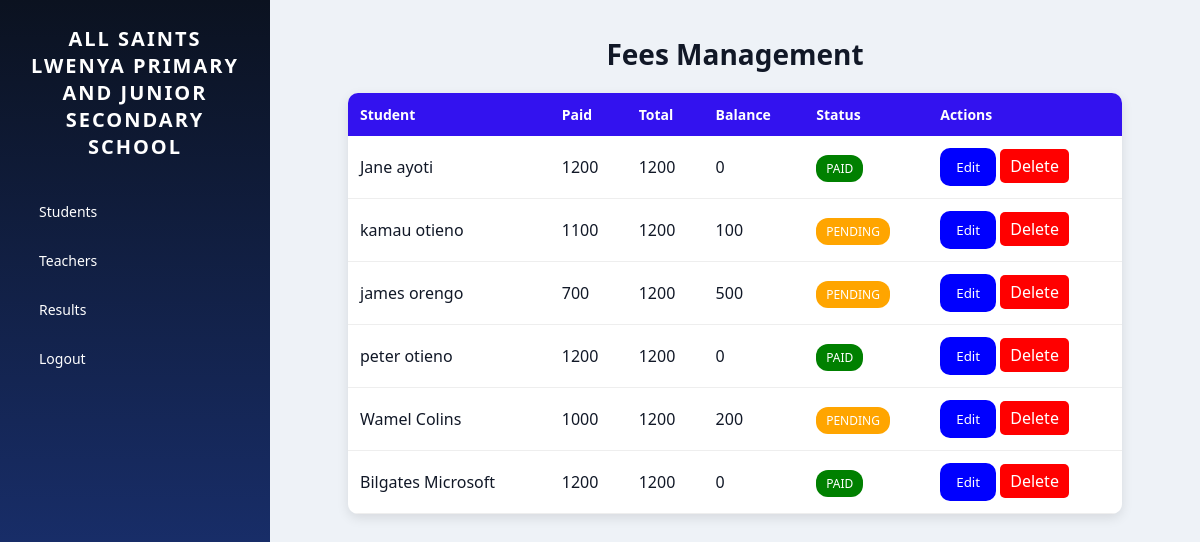
The page /fees/ on the database its author committed.
### skullapp/models.py (models this page shows, shortened)
class Fee(models.Model):
    student = models.ForeignKey('Student', on_delete=models.CASCADE)
    amount_paid = models.IntegerField(default=0)
    total_fee = models.IntegerField(default=0)
    @property
    def balance(self):
        return self.total_fee - self.amount_paid

class Student(models.Model):
    first_name = models.CharField(max_length=100)
    last_name = models.CharField(max_length=100)
    admission_number = models.CharField(max_length=20, unique=True)
    student_class = models.CharField(max_length=20)

### skullapp/views.py (the view)
# urls.py: path('fees/', views.fees, name='fees'),
def fees(request):
    fees = Fee.objects.all()
    return render(request, 'fees.html', {'fees': fees})

### skullapp/templates/fees.html (shortened to what this page needs)
{% extends 'base.html' %}
{% load static %}
{% block content %}
<h1 style="text-align:center; margin-bottom:20px;">Fees Management</h1>
<table class="fees-table">
    <tr>
        <th>Student</th>
        <th>Paid</th>
        <th>Total</th>
        <th>Balance</th>
        <th>Status</th>
        <th>Actions</th>
    </tr>
    {% for fee in fees %}
    <tr>
        <td>{{ fee.student.first_name }} {{ fee.student.last_name }}</td>
        <td>{{ fee.amount_paid }}</td>
        <td>{{ fee.total_fee }}</td>
        <td>{{ fee.balance }}</td>
        <td>
            {% if fee.balance <= 0 %}
                <span class="badge paid">PAID</span>
            {% else %}
                <span class="badge pending">PENDING</span>
            {% endif %}
        </td>
        <td>
    <a href="{% url 'edit_fee' fee.id %}">
        <button style="background:blue; color:white;">
            Edit
        </button>
    </a>
    <a href="{% url 'delete_fee' fee.id %}"
   onclick="openDeleteModal({{ fee.pk }}); return false;"
   style="background:red; color:white; padding:6px 10px; border-radius:5px; text-decoration:none;">
   Delete
</a>
</td>
    </tr>
    {% empty %}
    <tr>
        <td colspan="6" style="text-align:center;">No fee records found</td>
    </tr>
    {% endfor %}
</table>
{% endblock %}

### static/css/style.css (style rules this page uses)
* { margin: 0; padding: 0; box-sizing: border-box; font-family: 'Segoe UI', system-ui, sans-serif; }
body { display: flex; background: #eef2f7; color: #111827; min-height: 100vh; }
h1 { font-size: 28px; margin-bottom: 20px; }
table { width: 100%; border-collapse: collapse; background: white; border-radius: 14px; overflow: hidden; box-shadow: 0 8px 25px rgba(0,0,0,0.06); margin-top: 15px; }
th { background: #1e3a8a; color: white; padding: 14px; text-align: left; font-size: 14px; }
td { padding: 14px; border-bottom: 1px solid #eef2f7; }
button { background: #1e3a8a; color: white; border: none; padding: 10px 16px; border-radius: 10px; cursor: pointer; transition: 0.2s; font-weight: 500; }
a { text-decoration: none; }

### skullapp/templates/fees.html (style rules this page uses)
.fees-table { width: 90%; margin: auto; border-collapse: collapse; font-family: Arial, sans-serif; background: #fff; box-shadow: 0 4px 12px rgba(0,0,0,0.1); border-radius: 10px; overflow: hidden; }
.fees-table th { background: #3312ef; color: white; padding: 12px; text-align: left; }
.fees-table td { padding: 12px; border-bottom: 1px solid #eee; }
.badge { padding: 5px 10px; border-radius: 12px; font-size: 12px; color: white; }
.paid { background: green; }
.pending { background: orange; }

### rows shown on the page
Fee: student.first_name "Jane", student.last_name "ayoti", amount_paid "1200", total_fee "1200", balance "0", shows "PAID"
Fee: student.first_name "kamau", student.last_name "otieno", amount_paid "1100", total_fee "1200", balance "100", shows "PENDING"
Fee: student.first_name "james", student.last_name "orengo", amount_paid "700", total_fee "1200", balance "500", shows "PENDING"
Fee: student.first_name "peter", student.last_name "otieno", amount_paid "1200", total_fee "1200", balance "0", shows "PAID"
Fee: student.first_name "Wamel", student.last_name "Colins", amount_paid "1000", total_fee "1200", balance "200", shows "PENDING"
Fee: student.first_name "Bilgates", student.last_name "Microsoft", amount_paid "1200", total_fee "1200", balance "0", shows "PAID"
